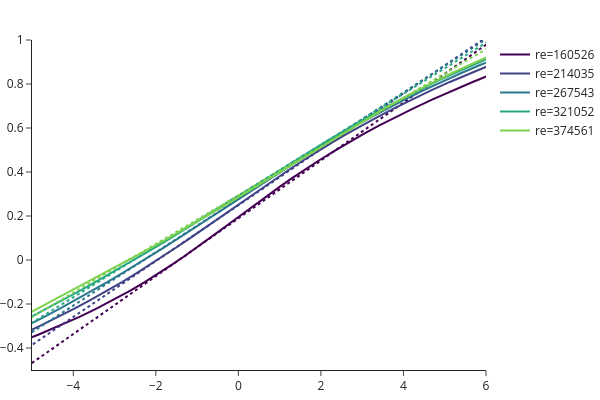

Write notebook code for a chart like this one.
### Code cell
from plotly.colors import sample_colorscale

from acdesign.atmosphere import Atmosphere

atm = Atmosphere.alt(0)

re0 = atm.rho * 9.0 * 0.265 / atm.mu
re1 = atm.rho * 21.0 * 0.265 / atm.mu

res = np.linspace(re0, re1, 5)

alpha0, dclda = afoil.linear_approximation(res)


_f = go.Figure()
for i, re in enumerate(res):
    
    data = afoil.lookup(re=re, cl_or_alpha="sweep", mode="cl")
    color = sample_colorscale("Viridis", [i / len(res)])[0]
    alpha0, dclda = afoil.linear_approximation(re)
    _f.add_trace(
        go.Scatter(
            x=data.alpha,
            y=data.cl,
            line=dict(color=color, dash="solid"),
            mode="lines",
            name=f"re={re:.0f}",
            
        )
    )
    _f.add_trace(
        go.Scatter(
            x=data.alpha + alpha0[0],
            y=data.alpha * dclda[0] ,
            line=dict(color=color, dash="dot"),
            mode="lines",
            name="2*pi*alpha",
            showlegend=False
        )
    )

_f.update_layout(
    template="simple_white",
    margin=dict(t=40, b=30, l=0, r=0),
    yaxis=dict(range=[-0.5, 1]),
    xaxis=dict(range=[-5, 6]),
    width=600,
    height=400)
